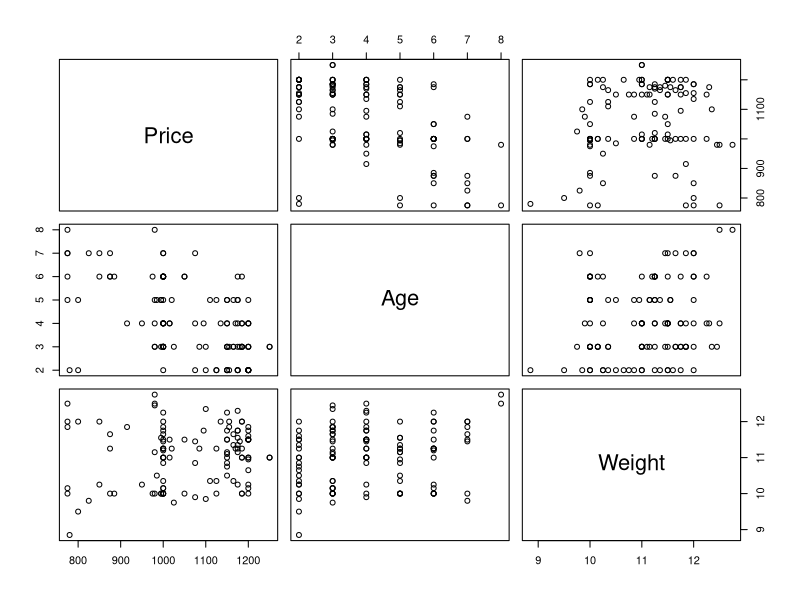

Write R code to recreate this figure. (Note: this script raises an error after producing the figure.)
cow <- read.table("data/cows.txt", sep = "\t", header = T)

pairs(cow[c("Price", "Age", "Weight")])

cor(cbind(cow$Weight, cow$Weight^2, cow$Weight^3))

cWeight <- cow$Weight - mean(cow$Weight)

cor(cbind(cWeight, cWeight^2 , cWeight^3))

modc1 <- lm(cow$Price~cow$Age + cow$Weight + I(cow$Weight^2) + I(cow$Weight^3))
summary(modc1)
require(car)
vif(modc1)

modc <- lm(cow$Price~cow$Age + cWeight + I(cWeight^2) + I(cWeight^3))
summary(modc)
vif(modc)
range(cows$Weight)

modcr <- lm(cow$Price~cow$Age + cWeight + I(cWeight^2))
summary(modcr)
anova(modc, modcr)

